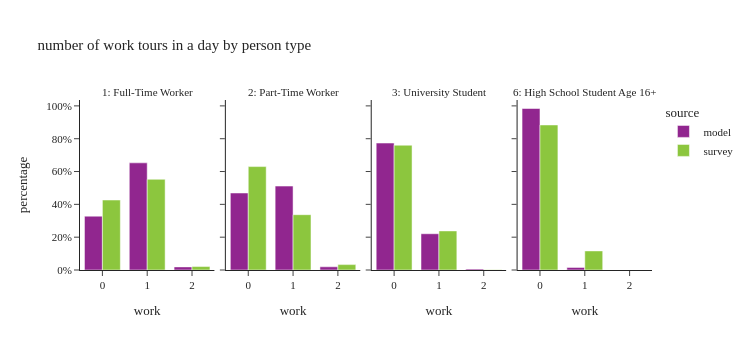

Notebook code for this chart:
### Code cell
plot_work_tour_ptype(per_data[per_data['ptype'].isin(worker_ptype)],"number of work tours in a day by person type")

### Figure 1 — Plotly figure (JSON) as saved in the notebook; plotly's stock layout.template omitted (floating-point values rounded to 4 significant figures)
{"data": [{"alignmentgroup": "True", "customdata": [[601454], [1196921], [34787]], "hovertemplate": "source=model<br>ptype_label=1: Full-Time Worker<br>work=%{x}<br>percentage=%{y}<br>sample_size=%{customdata[0]}<extra></extra>", "legendgroup": "model", "marker": {"color": "#91268F", "pattern": {"shape": ""}}, "name": "model", "offsetgroup": "model", "orientation": "v", "showlegend": true, "textposition": "auto", "type": "bar", "x": [0.0, 1.0, 2.0], "xaxis": "x", "y": [0.3281, 0.6529, 0.01898], "yaxis": "y"}, {"alignmentgroup": "True", "customdata": [[163745], [178439], [6784]], "hovertemplate": "source=model<br>ptype_label=2: Part-Time Worker<br>work=%{x}<br>percentage=%{y}<br>sample_size=%{customdata[0]}<extra></extra>", "legendgroup": "model", "marker": {"color": "#91268F", "pattern": {"shape": ""}}, "name": "model", "offsetgroup": "model", "orientation": "v", "showlegend": false, "textposition": "auto", "type": "bar", "x": [0.0, 1.0, 2.0], "xaxis": "x2", "y": [0.4692, 0.5113, 0.01944], "yaxis": "y2"}, {"alignmentgroup": "True", "customdata": [[125617], [35879], [892]], "hovertemplate": "source=model<br>ptype_label=3: University Student<br>work=%{x}<br>percentage=%{y}<br>sample_size=%{customdata[0]}<extra></extra>", "legendgroup": "model", "marker": {"color": "#91268F", "pattern": {"shape": ""}}, "name": "model", "offsetgroup": "model", "orientation": "v", "showlegend": false, "textposition": "auto", "type": "bar", "x": [0.0, 1.0, 2.0], "xaxis": "x3", "y": [0.7736, 0.2209, 0.005493], "yaxis": "y3"}, {"alignmentgroup": "True", "customdata": [[125532], [2031]], "hovertemplate": "source=model<br>ptype_label=6: High School Student Age 16+<br>work=%{x}<br>percentage=%{y}<br>sample_size=%{customdata[0]}<extra></extra>", "legendgroup": "model", "marker": {"color": "#91268F", "pattern": {"shape": ""}}, "name": "model", "offsetgroup": "model", "orientation": "v", "showlegend": false, "textposition": "auto", "type": "bar", "x": [0.0, 1.0], "xaxis": "x4", "y": [0.9841, 0.01592], "yaxis": "y4"}, {"alignmentgroup": "True", "customdata": [[1606], [1452], [37]], "hovertemplate": "source=survey<br>ptype_label=1: Full-Time Worker<br>work=%{x}<br>percentage=%{y}<br>sample_size=%{customdata[0]}<extra></extra>", "legendgroup": "survey", "marker": {"color": "#8CC63E", "pattern": {"shape": ""}}, "name": "survey", "offsetgroup": "survey", "orientation": "v", "showlegend": true, "textposition": "auto", "type": "bar", "x": [0.0, 1.0, 2.0], "xaxis": "x", "y": [0.4264, 0.5526, 0.02098], "yaxis": "y"}, {"alignmentgroup": "True", "customdata": [[614], [255], [13]], "hovertemplate": "source=survey<br>ptype_label=2: Part-Time Worker<br>work=%{x}<br>percentage=%{y}<br>sample_size=%{customdata[0]}<extra></extra>", "legendgroup": "survey", "marker": {"color": "#8CC63E", "pattern": {"shape": ""}}, "name": "survey", "offsetgroup": "survey", "orientation": "v", "showlegend": false, "textposition": "auto", "type": "bar", "x": [0.0, 1.0, 2.0], "xaxis": "x2", "y": [0.6302, 0.337, 0.03281], "yaxis": "y2"}, {"alignmentgroup": "True", "customdata": [[266], [64], [1]], "hovertemplate": "source=survey<br>ptype_label=3: University Student<br>work=%{x}<br>percentage=%{y}<br>sample_size=%{customdata[0]}<extra></extra>", "legendgroup": "survey", "marker": {"color": "#8CC63E", "pattern": {"shape": ""}}, "name": "survey", "offsetgroup": "survey", "orientation": "v", "showlegend": false, "textposition": "auto", "type": "bar", "x": [0.0, 1.0, 2.0], "xaxis": "x3", "y": [0.7605, 0.2382, 0.001265], "yaxis": "y3"}, {"alignmentgroup": "True", "customdata": [[86], [5]], "hovertemplate": "source=survey<br>ptype_label=6: High School Student Age 16+<br>work=%{x}<br>percentage=%{y}<br>sample_size=%{customdata[0]}<extra></extra>", "legendgroup": "survey", "marker": {"color": "#8CC63E", "pattern": {"shape": ""}}, "name": "survey", "offsetgroup": "survey", "orientation": "v", "showlegend": false, "textposition": "auto", "type": "bar", "x": [0.0, 1.0], "xaxis": "x4", "y": [0.8838, 0.1162], "yaxis": "y4"}], "layout": {"annotations": [{"font": {}, "showarrow": false, "text": "1: Full-Time Worker", "x": 0.1175, "xanchor": "center", "xref": "paper", "y": 1.0, "yanchor": "bottom", "yref": "paper"}, {"font": {}, "showarrow": false, "text": "2: Part-Time Worker", "x": 0.3725, "xanchor": "center", "xref": "paper", "y": 1.0, "yanchor": "bottom", "yref": "paper"}, {"font": {}, "showarrow": false, "text": "3: University Student", "x": 0.6275, "xanchor": "center", "xref": "paper", "y": 1.0, "yanchor": "bottom", "yref": "paper"}, {"font": {}, "showarrow": false, "text": "6: High School Student Age 16+", "x": 0.8825, "xanchor": "center", "xref": "paper", "y": 1.0, "yanchor": "bottom", "yref": "paper"}], "barmode": "group", "height": 350, "legend": {"title": {"text": "source"}, "tracegroupgap": 0}, "title": {"text": "number of work tours in a day by person type"}, "width": 750, "xaxis": {"anchor": "y", "domain": [0.0, 0.235], "title": {"text": "work"}}, "xaxis2": {"anchor": "y2", "domain": [0.255, 0.49], "matches": "x", "title": {"text": "work"}}, "xaxis3": {"anchor": "y3", "domain": [0.51, 0.745], "matches": "x", "title": {"text": "work"}}, "xaxis4": {"anchor": "y4", "domain": [0.765, 1.0], "matches": "x", "title": {"text": "work"}}, "yaxis": {"anchor": "x", "domain": [0.0, 1.0], "tickformat": ".0%", "title": {"text": "percentage"}}, "yaxis2": {"anchor": "x2", "domain": [0.0, 1.0], "matches": "y", "showticklabels": false, "tickformat": ".0%"}, "yaxis3": {"anchor": "x3", "domain": [0.0, 1.0], "matches": "y", "showticklabels": false}, "yaxis4": {"anchor": "x4", "domain": [0.0, 1.0], "matches": "y", "showticklabels": false}}}
